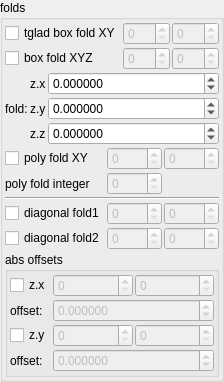
    <widget class="QGroupBox" name="groupBox_2">
     <property name="title">
      <string>folds</string>
     </property>
     <layout class="QVBoxLayout" name="verticalLayout_4" stretch="0,0,0,0">
      <property name="spacing">
       <number>2</number>
      </property>
      <property name="leftMargin">
       <number>2</number>
      </property>
      <property name="topMargin">
       <number>2</number>
      </property>
      <property name="rightMargin">
       <number>2</number>
      </property>
      <property name="bottomMargin">
       <number>2</number>
      </property>
      <item>
       <layout class="QGridLayout" name="gridLayout_13" columnstretch="0,1,1">
        <property name="spacing">
         <number>2</number>
        </property>
        <item row="0" column="0">
         <widget class="MyCheckBox" name="checkBox_transf_function_enabledCx">
          <property name="text">
           <string notr="true">tglad box fold XY</string>
          </property>
         </widget>
        </item>
        <item row="1" column="1">
         <widget class="MySpinBox" name="spinboxInt_transf_start_iterations_B">
          <property name="enabled">
           <bool>false</bool>
          </property>
          <property name="sizePolicy">
           <sizepolicy hsizetype="Minimum" vsizetype="Maximum">
            <horstretch>0</horstretch>
            <verstretch>0</verstretch>
           </sizepolicy>
          </property>
          <property name="maximum">
           <number>999</number>
          </property>
         </widget>
        </item>
        <item row="0" column="2">
         <widget class="MySpinBox" name="spinboxInt_transf_stop_iterations_A">
          <property name="enabled">
           <bool>false</bool>
          </property>
          <property name="sizePolicy">
           <sizepolicy hsizetype="Minimum" vsizetype="Maximum">
            <horstretch>0</horstretch>
            <verstretch>0</verstretch>
           </sizepolicy>
          </property>
          <property name="maximum">
           <number>999</number>
          </property>
         </widget>
        </item>
        <item row="1" column="0">
         <widget class="MyCheckBox" name="checkBox_transf_function_enabledB_false">
          <property name="text">
           <string notr="true">box fold XYZ</string>
          </property>
         </widget>
        </item>
        <item row="1" column="2">
         <widget class="MySpinBox" name="spinboxInt_transf_stop_iterations_B">
          <property name="enabled">
           <bool>false</bool>
          </property>
          <property name="sizePolicy">
           <sizepolicy hsizetype="Minimum" vsizetype="Maximum">
            <horstretch>0</horstretch>
            <verstretch>0</verstretch>
           </sizepolicy>
          </property>
          <property name="maximum">
           <number>999</number>
          </property>
         </widget>
        </item>
        <item row="0" column="1">
         <widget class="MySpinBox" name="spinboxInt_transf_start_iterations_A">
          <property name="enabled">
           <bool>false</bool>
          </property>
          <property name="sizePolicy">
           <sizepolicy hsizetype="Minimum" vsizetype="Maximum">
            <horstretch>0</horstretch>
            <verstretch>0</verstretch>
           </sizepolicy>
          </property>
          <property name="maximum">
           <number>999</number>
          </property>
         </widget>
        </item>
       </layout>
      </item>
      <item>
       <layout class="QGridLayout" name="gridLayout" columnstretch="0,0,1">
        <property name="spacing">
         <number>2</number>
        </property>
        <item row="3" column="2">
         <widget class="MyDoubleSpinBox" name="spinbox3_transf_addition_constantA_111_x">
          <property name="sizePolicy">
           <sizepolicy hsizetype="Minimum" vsizetype="Maximum">
            <horstretch>0</horstretch>
            <verstretch>0</verstretch>
           </sizepolicy>
          </property>
          <property name="prefix">
           <string/>
          </property>
          <property name="suffix">
           <string/>
          </property>
          <property name="decimals">
           <number>6</number>
          </property>
          <property name="minimum">
           <double>-99.989999999999995</double>
          </property>
          <property name="maximum">
           <double>99.989999999999995</double>
          </property>
          <property name="singleStep">
           <double>0.100000000000000</double>
          </property>
         </widget>
        </item>
        <item row="5" column="1">
         <widget class="QLabel" name="label_122">
          <property name="text">
           <string notr="true">z.z</string>
          </property>
         </widget>
        </item>
        <item row="4" column="2">
         <widget class="MyDoubleSpinBox" name="spinbox3_transf_addition_constantA_111_y">
          <property name="sizePolicy">
           <sizepolicy hsizetype="Minimum" vsizetype="Maximum">
            <horstretch>0</horstretch>
            <verstretch>0</verstretch>
           </sizepolicy>
          </property>
          <property name="prefix">
           <string/>
          </property>
          <property name="suffix">
           <string/>
          </property>
          <property name="decimals">
           <number>6</number>
          </property>
          <property name="minimum">
           <double>-99.989999999999995</double>
          </property>
          <property name="maximum">
           <double>99.989999999999995</double>
          </property>
          <property name="singleStep">
           <double>0.100000000000000</double>
          </property>
         </widget>
        </item>
        <item row="3" column="0" rowspan="3">
         <widget class="QLabel" name="label_108">
          <property name="text">
           <string>fold:</string>
          </property>
         </widget>
        </item>
        <item row="5" column="2">
         <widget class="MyDoubleSpinBox" name="spinbox3_transf_addition_constantA_111_z">
          <property name="sizePolicy">
           <sizepolicy hsizetype="Minimum" vsizetype="Maximum">
            <horstretch>0</horstretch>
            <verstretch>0</verstretch>
           </sizepolicy>
          </property>
          <property name="prefix">
           <string/>
          </property>
          <property name="suffix">
           <string/>
          </property>
          <property name="decimals">
           <number>6</number>
          </property>
          <property name="minimum">
           <double>-99.989999999999995</double>
          </property>
          <property name="maximum">
           <double>99.989999999999995</double>
          </property>
          <property name="singleStep">
           <double>0.100000000000000</double>
          </property>
         </widget>
        </item>
        <item row="4" column="1">
         <widget class="QLabel" name="label_124">
          <property name="text">
           <string notr="true">z.y</string>
          </property>
         </widget>
        </item>
        <item row="3" column="1">
         <widget class="QLabel" name="label_121">
          <property name="text">
           <string notr="true">z.x</string>
          </property>
         </widget>
        </item>
       </layout>
      </item>
      <item>
       <layout class="QGridLayout" name="gridLayout_9" columnstretch="0,1,1">
        <property name="spacing">
         <number>2</number>
        </property>
        <item row="2" column="2">
         <widget class="MySpinBox" name="spinboxInt_transf_stop_iterations_P">
          <property name="enabled">
           <bool>false</bool>
          </property>
          <property name="sizePolicy">
           <sizepolicy hsizetype="Minimum" vsizetype="Maximum">
            <horstretch>0</horstretch>
            <verstretch>0</verstretch>
           </sizepolicy>
          </property>
          <property name="maximum">
           <number>999</number>
          </property>
         </widget>
        </item>
        <item row="2" column="0">
         <widget class="MyCheckBox" name="checkBox_transf_function_enabledP_false">
          <property name="font">
           <font>
            <weight>50</weight>
            <bold>false</bold>
           </font>
          </property>
          <property name="text">
           <string>poly fold XY</string>
          </property>
         </widget>
        </item>
        <item row="5" column="0">
         <widget class="MyCheckBox" name="checkBox_transf_function_enabledCx_false">
          <property name="text">
           <string notr="true">diagonal fold1</string>
          </property>
         </widget>
        </item>
        <item row="4" column="0" colspan="3">
         <widget class="Line" name="line_2">
          <property name="orientation">
           <enum>Qt::Horizontal</enum>
          </property>
         </widget>
        </item>
        <item row="6" column="1">
         <widget class="MySpinBox" name="spinboxInt_transf_start_iterations_Cy">
          <property name="enabled">
           <bool>false</bool>
          </property>
          <property name="sizePolicy">
           <sizepolicy hsizetype="Minimum" vsizetype="Maximum">
            <horstretch>0</horstretch>
            <verstretch>0</verstretch>
           </sizepolicy>
          </property>
          <property name="maximum">
           <number>999</number>
          </property>
         </widget>
        </item>
        <item row="3" column="1">
         <widget class="MySpinBox" name="spinboxInt_transf_int_6">
          <property name="enabled">
           <bool>false</bool>
          </property>
          <property name="sizePolicy">
           <sizepolicy hsizetype="Minimum" vsizetype="Maximum">
            <horstretch>0</horstretch>
            <verstretch>0</verstretch>
           </sizepolicy>
          </property>
          <property name="maximum">
           <number>999</number>
          </property>
         </widget>
        </item>
        <item row="5" column="2">
         <widget class="MySpinBox" name="spinboxInt_transf_stop_iterations_Cx">
          <property name="enabled">
           <bool>false</bool>
          </property>
          <property name="sizePolicy">
           <sizepolicy hsizetype="Minimum" vsizetype="Maximum">
            <horstretch>0</horstretch>
            <verstretch>0</verstretch>
           </sizepolicy>
          </property>
          <property name="maximum">
           <number>999</number>
          </property>
         </widget>
        </item>
        <item row="5" column="1">
         <widget class="MySpinBox" name="spinboxInt_transf_start_iterations_Cx">
          <property name="enabled">
           <bool>false</bool>
          </property>
          <property name="sizePolicy">
           <sizepolicy hsizetype="Minimum" vsizetype="Maximum">
            <horstretch>0</horstretch>
            <verstretch>0</verstretch>
           </sizepolicy>
          </property>
          <property name="maximum">
           <number>999</number>
          </property>
         </widget>
        </item>
        <item row="2" column="1">
         <widget class="MySpinBox" name="spinboxInt_transf_start_iterations_P">
          <property name="enabled">
           <bool>false</bool>
          </property>
          <property name="sizePolicy">
           <sizepolicy hsizetype="Minimum" vsizetype="Maximum">
            <horstretch>0</horstretch>
            <verstretch>0</verstretch>
           </sizepolicy>
          </property>
          <property name="maximum">
           <number>999</number>
          </property>
         </widget>
        </item>
        <item row="6" column="2">
         <widget class="MySpinBox" name="spinboxInt_transf_stop_iterations_Cy">
          <property name="enabled">
           <bool>false</bool>
          </property>
          <property name="sizePolicy">
           <sizepolicy hsizetype="Minimum" vsizetype="Maximum">
            <horstretch>0</horstretch>
            <verstretch>0</verstretch>
           </sizepolicy>
          </property>
          <property name="maximum">
           <number>999</number>
          </property>
         </widget>
        </item>
        <item row="3" column="0">
         <widget class="QLabel" name="label_45">
          <property name="text">
           <string>poly fold integer</string>
          </property>
         </widget>
        </item>
        <item row="6" column="0">
         <widget class="MyCheckBox" name="checkBox_transf_function_enabledCy_false">
          <property name="text">
           <string notr="true">diagonal fold2</string>
          </property>
         </widget>
        </item>
       </layout>
      </item>
      <item>
       <widget class="QGroupBox" name="groupBox_3">
        <property name="title">
         <string>abs offsets</string>
        </property>
        <layout class="QVBoxLayout" name="verticalLayout_5" stretch="0">
         <property name="spacing">
          <number>2</number>
         </property>
         <property name="leftMargin">
          <number>2</number>
         </property>
         <property name="topMargin">
          <number>2</number>
         </property>
         <property name="rightMargin">
          <number>2</number>
         </property>
         <property name="bottomMargin">
          <number>2</number>
         </property>
         <item>
          <layout class="QGridLayout" name="gridLayout_10" columnstretch="0,1,1">
           <property name="spacing">
            <number>2</number>
           </property>
           <item row="3" column="1" colspan="2">
            <widget class="MyDoubleSpinBox" name="spinbox_transf_offsetD_0">
             <property name="enabled">
              <bool>false</bool>
             </property>
             <property name="sizePolicy">
              <sizepolicy hsizetype="Minimum" vsizetype="Maximum">
               <horstretch>0</horstretch>
               <verstretch>0</verstretch>
              </sizepolicy>
             </property>
             <property name="prefix">
              <string/>
             </property>
             <property name="suffix">
              <string/>
             </property>
             <property name="decimals">
              <number>6</number>
             </property>
             <property name="minimum">
              <double>-99.989999999999995</double>
             </property>
             <property name="maximum">
              <double>99.989999999999995</double>
             </property>
             <property name="singleStep">
              <double>0.100000000000000</double>
             </property>
            </widget>
           </item>
           <item row="2" column="1">
            <widget class="MySpinBox" name="spinboxInt_transf_start_iterations_D">
             <property name="enabled">
              <bool>false</bool>
             </property>
             <property name="sizePolicy">
              <sizepolicy hsizetype="Minimum" vsizetype="Maximum">
               <horstretch>0</horstretch>
               <verstretch>0</verstretch>
              </sizepolicy>
             </property>
             <property name="maximum">
              <number>999</number>
             </property>
            </widget>
           </item>
           <item row="3" column="0">
            <widget class="QLabel" name="label_38">
             <property name="text">
              <string>offset:</string>
             </property>
            </widget>
           </item>
           <item row="0" column="1">
            <widget class="MySpinBox" name="spinboxInt_transf_start_iterations_C">
             <property name="enabled">
              <bool>false</bool>
             </property>
             <property name="sizePolicy">
              <sizepolicy hsizetype="Minimum" vsizetype="Maximum">
               <horstretch>0</horstretch>
               <verstretch>0</verstretch>
              </sizepolicy>
             </property>
             <property name="maximum">
              <number>999</number>
             </property>
            </widget>
           </item>
           <item row="2" column="2">
            <widget class="MySpinBox" name="spinboxInt_transf_stop_iterations_D">
             <property name="enabled">
              <bool>false</bool>
             </property>
             <property name="sizePolicy">
              <sizepolicy hsizetype="Minimum" vsizetype="Maximum">
               <horstretch>0</horstretch>
               <verstretch>0</verstretch>
              </sizepolicy>
             </property>
             <property name="maximum">
              <number>999</number>
             </property>
            </widget>
           </item>
           <item row="1" column="1" colspan="2">
            <widget class="MyDoubleSpinBox" name="spinbox_transf_offsetC_0">
             <property name="enabled">
              <bool>false</bool>
             </property>
             <property name="sizePolicy">
              <sizepolicy hsizetype="Minimum" vsizetype="Maximum">
               <horstretch>0</horstretch>
               <verstretch>0</verstretch>
              </sizepolicy>
             </property>
             <property name="prefix">
              <string/>
             </property>
             <property name="suffix">
              <string/>
             </property>
             <property name="decimals">
              <number>6</number>
             </property>
             <property name="minimum">
              <double>-99.989999999999995</double>
             </property>
             <property name="maximum">
              <double>99.989999999999995</double>
             </property>
             <property name="singleStep">
              <double>0.100000000000000</double>
             </property>
            </widget>
           </item>
           <item row="0" column="2">
            <widget class="MySpinBox" name="spinboxInt_transf_stop_iterations_C">
             <property name="enabled">
              <bool>false</bool>
             </property>
             <property name="sizePolicy">
              <sizepolicy hsizetype="Minimum" vsizetype="Maximum">
               <horstretch>0</horstretch>
               <verstretch>0</verstretch>
              </sizepolicy>
             </property>
             <property name="maximum">
              <number>999</number>
             </property>
            </widget>
           </item>
           <item row="1" column="0">
            <widget class="QLabel" name="label_43">
             <property name="text">
              <string>offset:</string>
             </property>
            </widget>
           </item>
           <item row="2" column="0">
            <widget class="MyCheckBox" name="checkBox_transf_function_enabledD_false">
             <property name="text">
              <string notr="true">z.y</string>
             </property>
            </widget>
           </item>
           <item row="0" column="0">
            <widget class="MyCheckBox" name="checkBox_transf_function_enabledC_false">
             <property name="text">
              <string notr="true">z.x</string>
             </property>
            </widget>
           </item>
          </layout>
         </item>
        </layout>
       </widget>
      </item>
     </layout>
    </widget>
